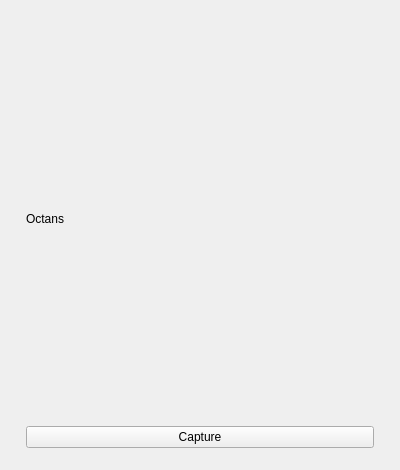
<?xml version="1.0" encoding="UTF-8"?>
<ui version="4.0">
 <class>MainWindow</class>
 <widget class="QMainWindow" name="MainWindow">
  <property name="geometry"><rect><x>0</x><y>0</y><width>400</width><height>470</height></rect></property>
  <property name="windowTitle"><string>Octans</string></property>
  <widget class="QWidget" name="centralwidget">
   <layout class="QVBoxLayout" name="launchLayout">
    <property name="spacing"><number>14</number></property>
    <property name="leftMargin"><number>26</number></property>
    <property name="topMargin"><number>25</number></property>
    <property name="rightMargin"><number>26</number></property>
    <property name="bottomMargin"><number>22</number></property>
    <item><widget class="QLabel" name="wordmark"><property name="text"><string>Octans</string></property></widget></item>
    <item><widget class="QPushButton" name="newCaptureButton"><property name="text"><string>Capture</string></property><property name="accessibleName"><string>New capture</string></property></widget></item>
   </layout>
  </widget>
 </widget>
 <tabstops><tabstop>newCaptureButton</tabstop></tabstops>
 <resources/>
 <connections/>
</ui>
